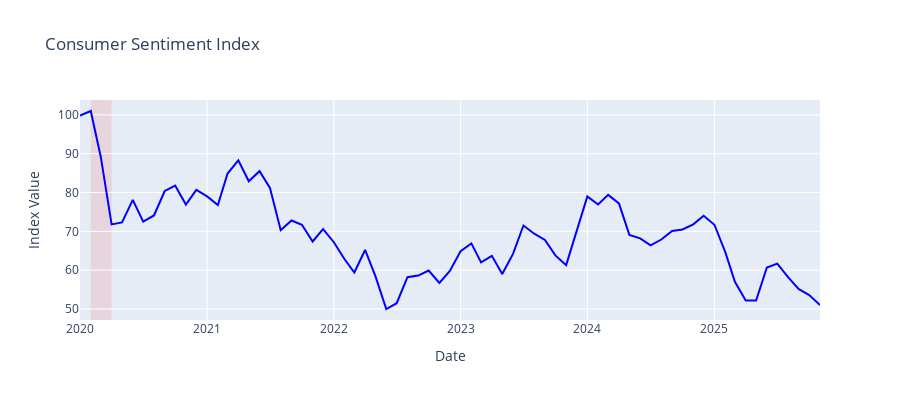

The code cell stored with this chart in its notebook:
### Code cell
# Consumer Confidence
consumer = data['consumer']

fig = go.Figure()

fig.add_trace(go.Scatter(x=consumer.index, y=consumer['UMich_Sentiment'], mode='lines',
                         name='U. Michigan Sentiment', line=dict(color='blue', width=2)))

# Add recession shading
for _, rec in recessions.iterrows():
    fig.add_vrect(x0=rec['start'], x1=rec['end'], fillcolor="red", opacity=0.1,
                  layer="below", line_width=0)

fig.update_layout(
    title='Consumer Sentiment Index',
    xaxis_title='Date',
    yaxis_title='Index Value',
    height=400,
    hovermode='x unified'
)

fig.show()

current_sentiment = consumer['UMich_Sentiment'].dropna().iloc[-1]
sentiment_date = consumer['UMich_Sentiment'].dropna().index[-1]
print(f"\n📊 Current Consumer Sentiment: {current_sentiment:.1f} (as of {sentiment_date.strftime('%Y-%m-%d')})")
